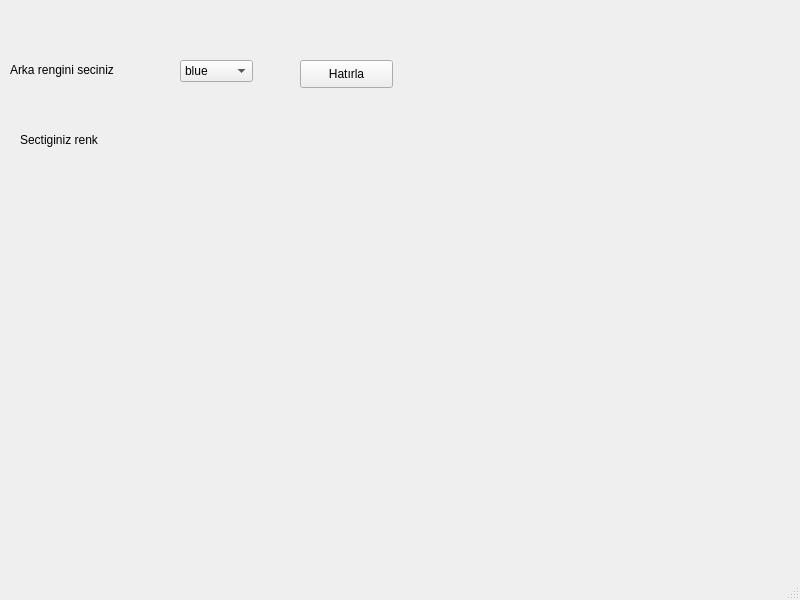
<?xml version="1.0" encoding="UTF-8"?>
<ui version="4.0">
 <class>MainWindow</class>
 <widget class="QMainWindow" name="MainWindow">
  <property name="geometry">
   <rect>
    <x>0</x>
    <y>0</y>
    <width>800</width>
    <height>600</height>
   </rect>
  </property>
  <property name="windowTitle">
   <string>MainWindow</string>
  </property>
  <widget class="QWidget" name="centralwidget">
   <widget class="QComboBox" name="comboBox">
    <property name="geometry">
     <rect>
      <x>180</x>
      <y>60</y>
      <width>73</width>
      <height>22</height>
     </rect>
    </property>
    <item>
     <property name="text">
      <string>blue</string>
     </property>
    </item>
    <item>
     <property name="text">
      <string>grey</string>
     </property>
    </item>
    <item>
     <property name="text">
      <string>yellow</string>
     </property>
    </item>
    <item>
     <property name="text">
      <string>orange</string>
     </property>
    </item>
   </widget>
   <widget class="QLabel" name="label">
    <property name="geometry">
     <rect>
      <x>10</x>
      <y>60</y>
      <width>111</width>
      <height>20</height>
     </rect>
    </property>
    <property name="text">
     <string>Arka rengini seciniz</string>
    </property>
   </widget>
   <widget class="QLabel" name="label_2">
    <property name="geometry">
     <rect>
      <x>20</x>
      <y>130</y>
      <width>101</width>
      <height>20</height>
     </rect>
    </property>
    <property name="text">
     <string>Sectiginiz renk</string>
    </property>
   </widget>
   <widget class="QPushButton" name="btnHatrla">
    <property name="geometry">
     <rect>
      <x>300</x>
      <y>60</y>
      <width>93</width>
      <height>28</height>
     </rect>
    </property>
    <property name="text">
     <string>Hatırla</string>
    </property>
   </widget>
  </widget>
  <widget class="QMenuBar" name="menubar">
   <property name="geometry">
    <rect>
     <x>0</x>
     <y>0</y>
     <width>800</width>
     <height>26</height>
    </rect>
   </property>
  </widget>
  <widget class="QStatusBar" name="statusbar"/>
 </widget>
 <resources/>
 <connections/>
</ui>
